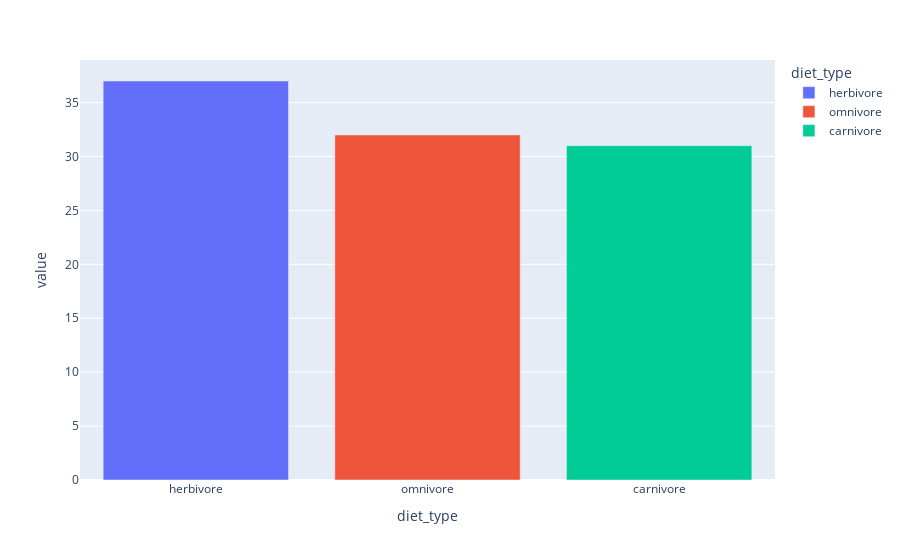

Write notebook code for a chart like this one.
### Code cell
percentual_diet_type = df_species.value_counts('diet_type')/len(df_species) * 100
px.bar(percentual_diet_type, color=percentual_diet_type.index)

### Figure 1 — Plotly figure (JSON) as saved in the notebook; plotly's stock layout.template omitted (floating-point values rounded to 4 significant figures)
{"data": [{"hovertemplate": "diet_type=%{x}<br>value=%{y}<extra></extra>", "legendgroup": "herbivore", "marker": {"color": "#636efa", "pattern": {"shape": ""}}, "name": "herbivore", "orientation": "v", "showlegend": true, "textposition": "auto", "type": "bar", "x": ["herbivore"], "xaxis": "x", "y": [37.0], "yaxis": "y"}, {"hovertemplate": "diet_type=%{x}<br>value=%{y}<extra></extra>", "legendgroup": "omnivore", "marker": {"color": "#EF553B", "pattern": {"shape": ""}}, "name": "omnivore", "orientation": "v", "showlegend": true, "textposition": "auto", "type": "bar", "x": ["omnivore"], "xaxis": "x", "y": [32.0], "yaxis": "y"}, {"hovertemplate": "diet_type=%{x}<br>value=%{y}<extra></extra>", "legendgroup": "carnivore", "marker": {"color": "#00cc96", "pattern": {"shape": ""}}, "name": "carnivore", "orientation": "v", "showlegend": true, "textposition": "auto", "type": "bar", "x": ["carnivore"], "xaxis": "x", "y": [31.0], "yaxis": "y"}], "layout": {"barmode": "relative", "legend": {"title": {"text": "diet_type"}, "tracegroupgap": 0}, "margin": {"t": 60}, "xaxis": {"anchor": "y", "categoryarray": ["herbivore", "omnivore", "carnivore"], "categoryorder": "array", "domain": [0, 1], "title": {"text": "diet_type"}}, "yaxis": {"anchor": "x", "domain": [0, 1], "title": {"text": "value"}}}}
